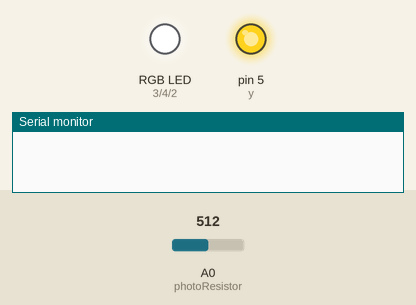
This sketch was run on a simulated Arduino Uno, built with avr-gcc and run on an emulated ATmega328P. On the bench: an RGB LED mixed from three pins (HIGH = lit), output pins drawn as LEDs (lit = HIGH), the last lines printed to the serial monitor. Inputs (shaded band) come from the test bench; at power-on: A0 (photoResistor) = 512.

Above: at 0.3 s.
At 0.85 s:
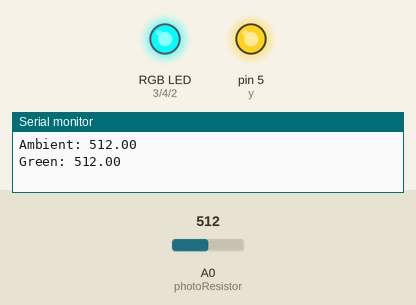
At 1.05 s:
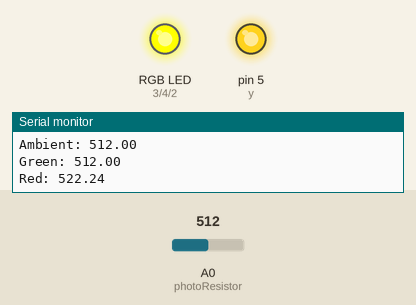
At 2.65 s:
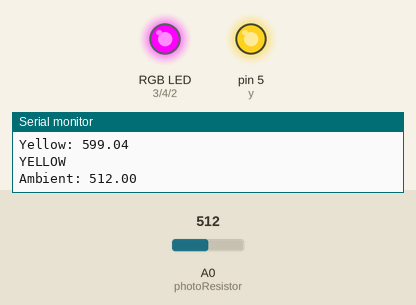
At 3.85 s:
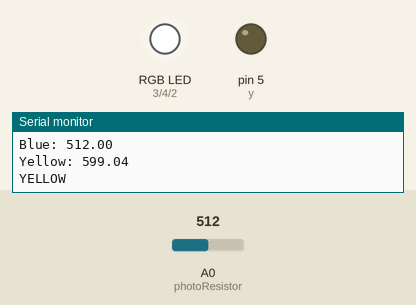
Timing chart, 0 to 4.6 s (numbered marks = the images above):
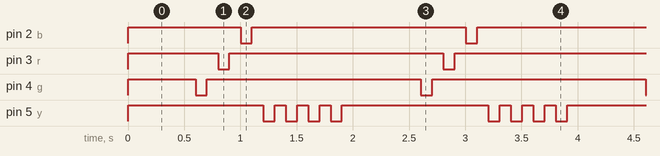

Measured:
- by itself, pin 2 (b), pin 3 (r), pin 4 (g): repeats every 2.0 s: LOW 0.10 s, HIGH 1.9 s
- by itself, pin 5 (y): repeats every 2.0 s: 3 × (LOW 0.10 s, HIGH 0.10 s), LOW 0.10 s, HIGH 1.3 s

The sketch:

Simple_Color_Detection_System.ino
```cpp
// Created a simple color detection system using easily available materials.
// A photoresistor
int photoResistor = 0;

int b = 2;
int r = 3;
int g = 4;
int y = 5;

//Calibration

double bAdj = 1.0;
double rAdj = 1.02;
double gAdj = 1.0;
double yAdj = 1.17;
double ambientAdj = 1.0;

void setup()
{
  // Determining the pinModes for the pins that will be used ahead.
  pinMode(g, OUTPUT);
  pinMode(y, OUTPUT);
  pinMode(b, OUTPUT);
  pinMode(r, OUTPUT);
  pinMode(photoResistor, OUTPUT);
  Serial.begin(9600);
}

void loop()
{
  //All of this code is repeated till the end of runTime.
    allOff();
    delay(100);
    asses(100,100);
}

void allOff()
{
    digitalWrite(g, HIGH);
    digitalWrite(y, HIGH);
    digitalWrite(r, HIGH);
    digitalWrite(b, HIGH);
}

void allOn()
{
    digitalWrite(g, LOW);
    digitalWrite(y, LOW);
    digitalWrite(r, LOW);
    digitalWrite(b, LOW);
}

void pulse(int colour)
{
  // Using a RGB light and LDR to determine the color of the object.
   for(int i=0;i<3;i++)
   {
      digitalWrite(colour, LOW);
      delay(100);
      digitalWrite(colour, HIGH);
      delay(100);
   }
}


void asses(int colldownTime, int saturationTime)
{
    // the value from the photoresistor is recieved and processed to evaluate the reflection co-efficeint of the object to determine its color.
    delay(500);
    double ambient = analogRead(photoResistor);
    Serial.print("Ambient: ");
    Serial.println(ambient*ambientAdj);

    digitalWrite(g, LOW);
    delay(saturationTime);
    double green = analogRead(photoResistor);
    Serial.print("Green: ");
    Serial.println(green*gAdj);
    digitalWrite(g, HIGH);
    delay(colldownTime);

    digitalWrite(r, LOW);
    delay(saturationTime);
    double red = analogRead(photoResistor);
    Serial.print("Red: ");
    Serial.println(red*rAdj);
    digitalWrite(r, HIGH);
    delay(colldownTime);

    digitalWrite(b, LOW);
    delay(saturationTime);
    double blue = analogRead(photoResistor);
    Serial.print("Blue: ");
    Serial.println(blue*bAdj);
    digitalWrite(b, HIGH);
    delay(colldownTime);

    digitalWrite(y, LOW);
    delay(saturationTime);
    double yellow = analogRead(photoResistor);
    Serial.print("Yellow: ");
    Serial.println(yellow*yAdj);
    digitalWrite(y, HIGH);
    delay(colldownTime);

    double rawData[] = {(green*gAdj), (red*rAdj), (blue*bAdj), (yellow*yAdj)};
    double maximum = ambient*ambientAdj;
    int decision;

    for (int i=0; i<4; i++)
    {
       if (maximum<rawData[i])
      {
          maximum = rawData[i];
          decision = i+1;
      }
    }

    Serial.println("");

    // Depending on the amount of value recieved the color is determined and printed on the serial monitor.
    if(decision == 0)
    {
       Serial.println("No object detected.");
       allOn();
       delay(1000);
       allOff();
    }
    else if(decision == 1)
    {
       Serial.println("GREEN");
       pulse(g);
    }
    else if(decision == 2)
    {
       Serial.println("RED");
       pulse(r);
    }
    else if(decision == 3)
    {
       Serial.println("BLUE");
       pulse(b);
    }
    else if(decision == 4)
    {
       Serial.println("YELLOW");
       pulse(y);
    }
    Serial.println("");

}
```
